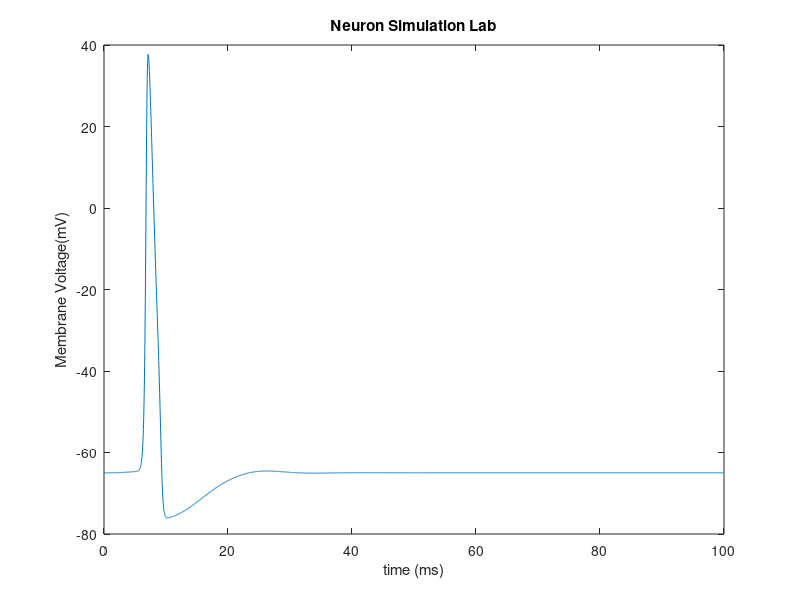

MATLAB code to generate this figure:
x = 0:0.025:99.9875;
y=[-65
-64.9993
-64.9985
-64.9978
-64.9971
-64.9964
-64.9957
-64.995
-64.9943
-64.9937
-64.993
-64.9923
-64.9917
-64.991
-64.9904
-64.9898
-64.9891
-64.9885
-64.9879
-64.9873
-64.9867
-64.9861
-64.9855
-64.9849
-64.9843
-64.9837
-64.9831
-64.9826
-64.982
-64.9814
-64.9809
-64.9803
-64.9798
-64.9792
-64.9787
-64.9781
-64.9776
-64.9771
-64.9766
-64.9761
-64.9755
-64.975
-64.9745
-64.974
-64.9735
-64.973
-64.9725
-64.9721
-64.9716
-64.9711
-64.9706
-64.9701
-64.9696
-64.9691
-64.9686
-64.9681
-64.9676
-64.9671
-64.9665
-64.966
-64.9655
-64.9649
-64.9643
-64.9637
-64.9631
-64.9625
-64.9619
-64.9612
-64.9605
-64.9598
-64.9591
-64.9584
-64.9576
-64.9568
-64.956
-64.9552
-64.9543
-64.9534
-64.9525
-64.9516
-64.9506
-64.9496
-64.9485
-64.9475
-64.9464
-64.9453
-64.9441
-64.9429
-64.9417
-64.9405
-64.9392
-64.9379
-64.9366
-64.9352
-64.9339
-64.9324
-64.931
-64.9295
-64.928
-64.9265
-64.9249
-64.9234
-64.9218
-64.9201
-64.9185
-64.9168
-64.9151
-64.9133
-64.9116
-64.9098
-64.908
-64.9061
-64.9043
-64.9024
-64.9005
-64.8986
-64.8966
-64.8947
-64.8927
-64.8907
-64.8887
-64.8866
-64.8846
-64.8825
-64.8804
-64.8783
-64.8762
-64.874
-64.8719
-64.8697
-64.8675
-64.8653
-64.8631
-64.8609
-64.8586
-64.8564
-64.8541
-64.8518
-64.8495
-64.8472
-64.8449
-64.8426
-64.8403
-64.838
-64.8356
-64.8333
-64.8309
-64.8285
-64.8262
-64.8238
-64.8214
-64.819
-64.8166
-64.8142
-64.8118
-64.8093
-64.8069
-64.8045
-64.802
-64.7996
-64.7971
-64.7947
-64.7922
-64.7897
-64.7873
-64.7848
-64.7823
-64.7798
-64.7773
-64.7748
-64.7723
-64.7697
-64.7672
-64.7647
-64.7621
-64.7595
-64.757
-64.7544
-64.7518
-64.7492
-64.7465
-64.7439
-64.7412
-64.7385
-64.7358
-64.733
-64.7302
-64.7274
-64.7246
-64.7217
-64.7187
-64.7157
-64.7127
-64.7096
-64.7064
-64.7031
-64.6997
-64.6962
-64.6926
-64.6888
-64.6849
-64.6808
-64.6765
-64.672
-64.6671
-64.662
-64.6565
-64.6506
-64.6442
-64.6372
-64.6297
-64.6214
-64.6124
-64.6024
-64.5914
-64.5792
-64.5657
-64.5506
-64.5337
-64.5149
-64.4939
-64.4703
-64.4439
-64.4142
-64.3808
-64.3433
-64.3011
-64.2536
-64.2002
-64.14
-64.0722
-63.9959
-63.9099
-63.8131
-63.7041
-63.5813
-63.4431
-63.2874
-63.1122
-62.9149
-62.693
-62.4432
-62.1621
-61.846
-61.4904
-61.0906
-60.6411
-60.1358
-59.568
-58.9301
-58.2135
-57.409
-56.5059
-55.4926
-54.3562
-53.0823
-51.6554
-50.0582
-48.2721
-46.2772
-44.0523
-41.5756
-38.8249
-35.7792
-32.4201
-28.7336
-24.7138
-20.3661
-15.7122
-10.7941
-5.67755
-0.45301
4.76771
9.85942
14.6956
19.1621
23.1695
26.6604
29.6114
32.0296
33.9453
35.4038
36.4578
37.1614
37.5658
37.7172
37.6557
37.4152
37.0242
36.5059
35.8794
35.1604
34.3617
33.4941
32.5664
31.5861
30.5599
29.4934
28.3916
27.2591
26.0998
24.9173
23.7148
22.4953
21.2613
20.0152
18.7592
17.4952
16.2251
14.9505
13.673
12.3938
11.1144
9.8358
8.55908
7.28519
6.01496
4.74914
3.48839
2.23328
0.984318
-0.258086
-1.49358
-2.72188
-3.94276
-5.15608
-6.36172
-7.55964
-8.74986
-9.93244
-11.1075
-12.2752
-13.4358
-14.5895
-15.7368
-16.878
-18.0136
-19.1442
-20.2705
-21.3931
-22.513
-23.6311
-24.7486
-25.8665
-26.9863
-28.1095
-29.2377
-30.3727
-31.5166
-32.6714
-33.8394
-35.0228
-36.2242
-37.4458
-38.6901
-39.9592
-41.255
-42.5791
-43.9324
-45.3152
-46.7267
-48.1653
-49.628
-51.1103
-52.6064
-54.109
-55.6095
-57.098
-58.564
-59.9963
-61.3841
-62.717
-63.9859
-65.1833
-66.3034
-67.3427
-68.2996
-69.1745
-69.9694
-70.6877
-71.3336
-71.9122
-72.4288
-72.8887
-73.2974
-73.6598
-73.9806
-74.2643
-74.5147
-74.7354
-74.9296
-75.1002
-75.2495
-75.38
-75.4934
-75.5917
-75.6764
-75.749
-75.8108
-75.8631
-75.9068
-75.9431
-75.9728
-75.9968
-76.0158
-76.0304
-76.0413
-76.049
-76.0538
-76.0563
-76.0567
-76.0554
-76.0526
-76.0484
-76.0432
-76.037
-76.0299
-76.0222
-76.0138
-76.0049
-75.9956
-75.9858
-75.9756
-75.9651
-75.9544
-75.9433
-75.932
-75.9205
-75.9088
-75.8969
-75.8848
-75.8725
-75.8601
-75.8475
-75.8348
-75.8219
-75.8089
-75.7957
-75.7824
-75.769
-75.7554
-75.7418
-75.728
-75.714
-75.7
-75.6858
-75.6715
-75.657
-75.6425
-75.6278
-75.613
-75.5981
-75.583
-75.5679
-75.5526
-75.5372
-75.5217
-75.506
-75.4902
-75.4744
-75.4583
-75.4422
-75.426
-75.4096
-75.3931
-75.3765
-75.3597
-75.3429
-75.3259
-75.3088
-75.2915
-75.2742
-75.2567
-75.2391
-75.2214
-75.2036
-75.1856
-75.1675
-75.1493
-75.131
-75.1126
-75.094
-75.0753
-75.0565
-75.0376
-75.0185
-74.9994
-74.9801
-74.9607
-74.9411
-74.9215
-74.9017
-74.8818
-74.8618
-74.8417
-74.8214
-74.8011
-74.7806
-74.76
-74.7393
-74.7184
-74.6975
-74.6764
-74.6552
-74.6339
-74.6125
-74.591
-74.5693
-74.5475
-74.5257
-74.5037
-74.4816
-74.4594
-74.437
-74.4146
-74.3921
-74.3694
-74.3466
-74.3238
-74.3008
-74.2777
-74.2545
-74.2312
-74.2078
-74.1843
-74.1606
-74.1369
-74.1131
-74.0892
-74.0651
-74.041
-74.0168
-73.9924
-73.968
-73.9435
-73.9188
-73.8941
-73.8693
-73.8444
-73.8194
-73.7943
-73.7691
-73.7438
-73.7184
-73.6929
-73.6674
-73.6417
-73.616
-73.5901
-73.5642
-73.5383
-73.5122
-73.486
-73.4598
-73.4334
-73.407
-73.3806
-73.354
-73.3274
-73.3007
-73.2739
-73.247
-73.2201
-73.1931
-73.166
-73.1388
-73.1116
-73.0843
-73.057
-73.0295
-73.0021
-72.9745
-72.9469
-72.9192
-72.8915
-72.8637
-72.8358
-72.8079
-72.78
-72.7519
-72.7239
-72.6957
-72.6676
-72.6393
-72.611
-72.5827
-72.5543
-72.5259
-72.4974
-72.4689
-72.4403
-72.4117
-72.3831
-72.3544
-72.3257
-72.2969
-72.2681
-72.2393
-72.2104
-72.1815
-72.1526
-72.1236
-72.0947
-72.0656
-72.0366
-72.0075
-71.9784
-71.9493
-71.9201
-71.891
-71.8618
-71.8326
-71.8033
-71.7741
-71.7448
-71.7156
-71.6863
-71.6569
-71.6276
-71.5983
-71.5689
-71.5396
-71.5102
-71.4809
-71.4515
-71.4221
-71.3927
-71.3633
-71.334
-71.3046
-71.2752
-71.2458
-71.2164
-71.187
-71.1577
-71.1283
-71.099
-71.0696
-71.0403
-71.0109
-70.9816
-70.9523
-70.923
-70.8937
-70.8644
-70.8352
-70.8059
-70.7767
-70.7475
-70.7183
-70.6891
-70.66
-70.6309
-70.6018
-70.5727
-70.5436
-70.5146
-70.4856
-70.4566
-70.4276
-70.3987
-70.3698
-70.341
-70.3121
-70.2833
-70.2546
-70.2258
-70.1971
-70.1685
-70.1398
-70.1113
-70.0827
-70.0542
-70.0257
-69.9973
-69.9689
-69.9406
-69.9122
-69.884
-69.8558
-69.8276
-69.7994
-69.7713
-69.7433
-69.7153
-69.6873
-69.6594
-69.6316
-69.6038
-69.576
-69.5483
-69.5206
-69.493
-69.4655
-69.438
-69.4105
-69.3831
-69.3558
-69.3285
-69.3013
-69.2741
-69.247
-69.2199
-69.1929
-69.166
-69.1391
-69.1123
-69.0856
-69.0589
-69.0322
-69.0057
-68.9792
-68.9527
-68.9263
-68.9
-68.8737
-68.8476
-68.8214
-68.7954
-68.7694
-68.7434
-68.7175
-68.6917
-68.666
-68.6403
-68.6147
-68.5892
-68.5637
-68.5383
-68.513
-68.4877
-68.4625
-68.4374
-68.4123
-68.3873
-68.3624
-68.3376
-68.3128
-68.2881
-68.2635
-68.2389
-68.2144
-68.19
-68.1657
-68.1414
-68.1173
-68.0932
-68.0691
-68.0452
-68.0213
-67.9975
-67.9738
-67.9501
-67.9266
-67.9031
-67.8796
-67.8563
-67.833
-67.8098
-67.7867
-67.7637
-67.7407
-67.7178
-67.695
-67.6723
-67.6496
-67.627
-67.6045
-67.5821
-67.5597
-67.5374
-67.5152
-67.4931
-67.4711
-67.4491
-67.4272
-67.4054
-67.3837
-67.3621
-67.3405
-67.3191
-67.2977
-67.2763
-67.2551
-67.234
-67.2129
-67.1919
-67.171
-67.1502
-67.1295
-67.1088
-67.0882
-67.0677
-67.0473
-67.027
-67.0068
-66.9866
-66.9666
-66.9466
-66.9267
-66.9068
-66.8871
-66.8674
-66.8478
-66.8283
-66.8089
-66.7896
-66.7703
-66.7511
-66.732
-66.713
-66.6941
-66.6752
-66.6564
-66.6377
-66.6191
-66.6006
-66.5822
-66.5638
-66.5455
-66.5273
-66.5092
-66.4911
-66.4732
-66.4553
-66.4375
-66.4198
-66.4022
-66.3847
-66.3672
-66.3498
-66.3326
-66.3154
-66.2983
-66.2812
-66.2643
-66.2474
-66.2307
-66.214
-66.1974
-66.1809
-66.1644
-66.1481
-66.1318
-66.1157
-66.0996
-66.0836
-66.0677
-66.0519
-66.0362
-66.0205
-66.0049
-65.9895
-65.9741
-65.9588
-65.9436
-65.9284
-65.9134
-65.8984
-65.8835
-65.8687
-65.854
-65.8393
-65.8248
-65.8103
-65.7959
-65.7816
-65.7674
-65.7532
-65.7391
-65.7252
-65.7113
-65.6974
-65.6837
-65.67
-65.6565
-65.643
-65.6296
-65.6162
-65.603
-65.5898
-65.5768
-65.5638
-65.5509
-65.538
-65.5253
-65.5126
-65.5001
-65.4876
-65.4752
-65.4629
-65.4506
-65.4385
-65.4264
-65.4144
-65.4025
-65.3907
-65.379
-65.3674
-65.3558
-65.3444
-65.333
-65.3217
-65.3105
-65.2993
-65.2883
-65.2774
-65.2665
-65.2557
-65.245
-65.2344
-65.2239
-65.2135
-65.2031
-65.1929
-65.1827
-65.1726
-65.1627
-65.1527
-65.1429
-65.1332
-65.1236
-65.114
-65.1045
-65.0951
-65.0858
-65.0766
-65.0675
-65.0585
-65.0495
-65.0407
-65.0319
-65.0232
-65.0146
-65.0061
-64.9977
-64.9893
-64.981
-64.9729
-64.9648
-64.9567
-64.9488
-64.941
-64.9332
-64.9255
-64.9179
-64.9104
-64.9029
-64.8956
-64.8883
-64.8811
-64.8739
-64.8669
-64.8599
-64.8531
-64.8463
-64.8395
-64.8329
-64.8263
-64.8198
-64.8134
-64.8071
-64.8008
-64.7947
-64.7886
-64.7826
-64.7766
-64.7708
-64.765
-64.7593
-64.7537
-64.7481
-64.7427
-64.7373
-64.7319
-64.7267
-64.7216
-64.7165
-64.7115
-64.7066
-64.7017
-64.6969
-64.6922
-64.6876
-64.6831
-64.6786
-64.6742
-64.6699
-64.6657
-64.6615
-64.6574
-64.6534
-64.6495
-64.6456
-64.6418
-64.6381
-64.6345
-64.6309
-64.6274
-64.624
-64.6206
-64.6174
-64.6142
-64.611
-64.608
-64.605
-64.6021
-64.5992
-64.5965
-64.5938
-64.5911
-64.5886
-64.5861
-64.5837
-64.5813
-64.5791
-64.5769
-64.5747
-64.5726
-64.5706
-64.5687
-64.5668
-64.565
-64.5633
-64.5616
-64.56
-64.5585
-64.557
-64.5556
-64.5542
-64.5529
-64.5517
-64.5506
-64.5495
-64.5485
-64.5475
-64.5466
-64.5457
-64.5449
-64.5442
-64.5436
-64.543
-64.5424
-64.5419
-64.5415
-64.5411
-64.5408
-64.5405
-64.5403
-64.5402
-64.5401
-64.5401
-64.5401
-64.5402
-64.5403
-64.5405
-64.5407
-64.541
-64.5413
-64.5417
-64.5422
-64.5426
-64.5432
-64.5438
-64.5444
-64.5451
-64.5458
-64.5466
-64.5474
-64.5483
-64.5492
-64.5502
-64.5512
-64.5523
-64.5534
-64.5545
-64.5557
-64.5569
-64.5582
-64.5595
-64.5608
-64.5622
-64.5636
-64.5651
-64.5666
-64.5681
-64.5697
-64.5713
-64.573
-64.5747
-64.5764
-64.5781
-64.5799
-64.5818
-64.5836
-64.5855
-64.5874
-64.5894
-64.5914
-64.5934
-64.5954
-64.5975
-64.5996
-64.6017
-64.6039
-64.6061
-64.6083
-64.6105
-64.6128
-64.6151
-64.6174
-64.6197
-64.6221
-64.6245
-64.6269
-64.6293
-64.6317
-64.6342
-64.6367
-64.6392
-64.6417
-64.6443
-64.6468
-64.6494
-64.652
-64.6546
-64.6572
-64.6599
-64.6626
-64.6652
-64.6679
-64.6706
-64.6733
-64.6761
-64.6788
-64.6816
-64.6843
-64.6871
-64.6899
-64.6927
-64.6955
-64.6983
-64.7011
-64.704
-64.7068
-64.7096
-64.7125
-64.7153
-64.7182
-64.7211
-64.7239
-64.7268
-64.7297
-64.7326
-64.7355
-64.7384
-64.7413
-64.7442
-64.747
-64.7499
-64.7528
-64.7557
-64.7586
-64.7615
-64.7644
-64.7673
-64.7702
-64.7731
-64.776
-64.7789
-64.7818
-64.7846
-64.7875
-64.7904
-64.7933
-64.7961
-64.799
-64.8018
-64.8047
-64.8075
-64.8103
-64.8132
-64.816
-64.8188
-64.8216
-64.8244
-64.8272
-64.83
-64.8327
-64.8355
-64.8382
-64.841
-64.8437
-64.8464
-64.8492
-64.8519
-64.8545
-64.8572
-64.8599
-64.8625
-64.8652
-64.8678
-64.8704
-64.873
-64.8756
-64.8782
-64.8808
-64.8833
-64.8858
-64.8884
-64.8909
-64.8934
-64.8959
-64.8983
-64.9008
-64.9032
-64.9056
-64.908
-64.9104
-64.9128
-64.9152
-64.9175
-64.9198
-64.9221
-64.9244
-64.9267
-64.929
-64.9312
-64.9334
-64.9356
-64.9378
-64.94
-64.9422
-64.9443
-64.9464
-64.9485
-64.9506
-64.9527
-64.9547
-64.9568
-64.9588
-64.9608
-64.9628
-64.9647
-64.9667
-64.9686
-64.9705
-64.9724
-64.9742
-64.9761
-64.9779
-64.9797
-64.9815
-64.9833
-64.9851
-64.9868
-64.9885
-64.9902
-64.9919
-64.9935
-64.9952
-64.9968
-64.9984
-65
-65.0015
-65.0031
-65.0046
-65.0061
-65.0076
-65.0091
-65.0105
-65.0119
-65.0133
-65.0147
-65.0161
-65.0174
-65.0187
-65.02
-65.0213
-65.0226
-65.0238
-65.0251
-65.0263
-65.0274
-65.0286
-65.0297
-65.0309
-65.032
-65.0331
-65.0341
-65.0352
-65.0362
-65.0372
-65.0382
-65.0392
-65.0401
-65.041
-65.0419
-65.0428
-65.0437
-65.0446
-65.0454
-65.0462
-65.047
-65.0478
-65.0486
-65.0493
-65.05
-65.0508
-65.0514
-65.0521
-65.0528
-65.0534
-65.054
-65.0546
-65.0552
-65.0558
-65.0564
-65.0569
-65.0574
-65.0579
-65.0584
-65.0589
-65.0594
-65.0598
-65.0602
-65.0606
-65.061
-65.0614
-65.0618
-65.0621
-65.0625
-65.0628
-65.0631
-65.0634
-65.0636
-65.0639
-65.0642
-65.0644
-65.0646
-65.0648
-65.065
-65.0652
-65.0653
-65.0655
-65.0656
-65.0658
-65.0659
-65.066
-65.0661
-65.0661
-65.0662
-65.0662
-65.0663
-65.0663
-65.0663
-65.0663
-65.0663
-65.0663
-65.0663
-65.0662
-65.0662
-65.0661
-65.066
-65.0659
-65.0658
-65.0657
-65.0656
-65.0655
-65.0653
-65.0652
-65.065
-65.0649
-65.0647
-65.0645
-65.0643
-65.0641
-65.0639
-65.0637
-65.0634
-65.0632
-65.063
-65.0627
-65.0624
-65.0622
-65.0619
-65.0616
-65.0613
-65.061
-65.0607
-65.0603
-65.06
-65.0597
-65.0593
-65.059
-65.0586
-65.0583
-65.0579
-65.0575
-65.0572
-65.0568
-65.0564
-65.056
-65.0556
-65.0552
-65.0548
-65.0543
-65.0539
-65.0535
-65.053
-65.0526
-65.0522
-65.0517
-65.0513
-65.0508
-65.0503
-65.0499
-65.0494
-65.0489
-65.0484
-65.0479
-65.0475
-65.047
-65.0465
-65.046
-65.0455
-65.045
-65.0444
-65.0439
-65.0434
-65.0429
-65.0424
-65.0418
-65.0413
-65.0408
-65.0403
-65.0397
-65.0392
-65.0386
-65.0381
-65.0376
-65.037
-65.0365
-65.0359
-65.0354
-65.0348
-65.0343
-65.0337
-65.0331
-65.0326
-65.032
-65.0315
-65.0309
-65.0303
-65.0298
-65.0292
-65.0287
-65.0281
-65.0275
-65.027
-65.0264
-65.0258
-65.0253
-65.0247
-65.0241
-65.0236
-65.023
-65.0224
-65.0219
-65.0213
-65.0207
-65.0202
-65.0196
-65.019
-65.0185
-65.0179
-65.0173
-65.0168
-65.0162
-65.0157
-65.0151
-65.0145
-65.014
-65.0134
-65.0129
-65.0123
-65.0118
-65.0112
-65.0107
-65.0101
-65.0096
-65.009
-65.0085
-65.0079
-65.0074
-65.0069
-65.0063
-65.0058
-65.0053
-65.0047
-65.0042
-65.0037
-65.0031
-65.0026
-65.0021
-65.0016
-65.0011
-65.0005
-65
-64.9995
-64.999
-64.9985
-64.998
-64.9975
-64.997
-64.9965
-64.996
-64.9955
-64.995
-64.9946
-64.9941
-64.9936
-64.9931
-64.9926
-64.9922
-64.9917
-64.9912
-64.9907
-64.9903
-64.9898
-64.9894
-64.9889
-64.9884
-64.988
-64.9875
-64.9871
-64.9867
-64.9862
-64.9858
-64.9853
-64.9849
-64.9845
-64.9841
-64.9836
-64.9832
-64.9828
-64.9824
-64.982
-64.9816
-64.9811
-64.9807
-64.9803
-64.9799
-64.9796
-64.9792
-64.9788
-64.9784
-64.978
-64.9776
-64.9772
-64.9769
-64.9765
-64.9761
-64.9758
-64.9754
-64.9751
-64.9747
-64.9744
-64.974
-64.9737
-64.9733
-64.973
-64.9727
-64.9723
-64.972
-64.9717
-64.9714
-64.971
-64.9707
-64.9704
-64.9701
-64.9698
-64.9695
-64.9692
-64.9689
-64.9686
-64.9683
-64.968
-64.9678
-64.9675
-64.9672
-64.9669
-64.9667
-64.9664
-64.9662
-64.9659
-64.9656
-64.9654
-64.9651
-64.9649
-64.9647
-64.9644
-64.9642
-64.964
-64.9637
-64.9635
-64.9633
-64.9631
-64.9629
-64.9627
-64.9624
-64.9622
-64.962
-64.9618
-64.9617
-64.9615
-64.9613
-64.9611
-64.9609
-64.9607
-64.9606
-64.9604
-64.9602
-64.9601
-64.9599
-64.9597
-64.9596
-64.9594
-64.9593
-64.9591
-64.959
-64.9588
-64.9587
-64.9586
-64.9584
-64.9583
-64.9582
-64.9581
-64.9579
-64.9578
-64.9577
-64.9576
-64.9575
-64.9574
-64.9573
-64.9572
-64.9571
-64.957
-64.9569
-64.9568
-64.9567
-64.9567
-64.9566
-64.9565
-64.9564
-64.9564
-64.9563
-64.9562
-64.9562
-64.9561
-64.9561
-64.956
-64.956
-64.9559
-64.9559
-64.9558
-64.9558
-64.9557
-64.9557
-64.9557
-64.9556
-64.9556
-64.9556
-64.9555
-64.9555
-64.9555
-64.9555
-64.9555
-64.9555
-64.9554
-64.9554
-64.9554
-64.9554
-64.9554
-64.9554
-64.9554
-64.9554
-64.9554
-64.9554
-64.9555
-64.9555
-64.9555
-64.9555
-64.9555
-64.9555
-64.9556
-64.9556
-64.9556
-64.9556
-64.9557
-64.9557
-64.9557
-64.9558
-64.9558
-64.9558
-64.9559
-64.9559
-64.956
-64.956
-64.9561
-64.9561
-64.9562
-64.9562
-64.9563
-64.9563
-64.9564
-64.9564
-64.9565
-64.9566
-64.9566
-64.9567
-64.9567
-64.9568
-64.9569
-64.957
-64.957
-64.9571
-64.9572
-64.9572
-64.9573
-64.9574
-64.9575
-64.9576
-64.9576
-64.9577
-64.9578
-64.9579
-64.958
-64.958
-64.9581
-64.9582
-64.9583
-64.9584
-64.9585
-64.9586
-64.9587
-64.9588
-64.9589
-64.959
-64.959
-64.9591
-64.9592
-64.9593
-64.9594
-64.9595
-64.9596
-64.9597
-64.9598
-64.9599
-64.96
-64.9601
-64.9602
-64.9604
-64.9605
-64.9606
-64.9607
-64.9608
-64.9609
-64.961
-64.9611
-64.9612
-64.9613
-64.9614
-64.9615
-64.9616
-64.9618
-64.9619
-64.962
-64.9621
-64.9622
-64.9623
-64.9624
-64.9625
-64.9626
-64.9628
-64.9629
-64.963
-64.9631
-64.9632
-64.9633
-64.9634
-64.9635
-64.9637
-64.9638
-64.9639
-64.964
-64.9641
-64.9642
-64.9643
-64.9645
-64.9646
-64.9647
-64.9648
-64.9649
-64.965
-64.9651
-64.9653
-64.9654
-64.9655
-64.9656
-64.9657
-64.9658
-64.9659
-64.966
-64.9662
-64.9663
-64.9664
-64.9665
-64.9666
-64.9667
-64.9668
-64.9669
-64.9671
-64.9672
-64.9673
-64.9674
-64.9675
-64.9676
-64.9677
-64.9678
-64.9679
-64.968
-64.9681
-64.9683
-64.9684
-64.9685
-64.9686
-64.9687
-64.9688
-64.9689
-64.969
-64.9691
-64.9692
-64.9693
-64.9694
-64.9695
-64.9696
-64.9697
-64.9698
-64.9699
-64.97
-64.9701
-64.9702
-64.9703
-64.9704
-64.9705
-64.9706
-64.9707
-64.9708
-64.9709
-64.971
-64.9711
-64.9712
-64.9712
-64.9713
-64.9714
-64.9715
-64.9716
-64.9717
-64.9718
-64.9719
-64.972
-64.972
-64.9721
-64.9722
-64.9723
-64.9724
-64.9725
-64.9725
-64.9726
-64.9727
-64.9728
-64.9729
-64.973
-64.973
-64.9731
-64.9732
-64.9733
-64.9733
-64.9734
-64.9735
-64.9736
-64.9736
-64.9737
-64.9738
-64.9738
-64.9739
-64.974
-64.9741
-64.9741
-64.9742
-64.9743
-64.9743
-64.9744
-64.9745
-64.9745
-64.9746
-64.9746
-64.9747
-64.9748
-64.9748
-64.9749
-64.9749
-64.975
-64.9751
-64.9751
-64.9752
-64.9752
-64.9753
-64.9753
-64.9754
-64.9754
-64.9755
-64.9755
-64.9756
-64.9756
-64.9757
-64.9757
-64.9758
-64.9758
-64.9759
-64.9759
-64.976
-64.976
-64.9761
-64.9761
-64.9762
-64.9762
-64.9762
-64.9763
-64.9763
-64.9763
-64.9764
-64.9764
-64.9765
-64.9765
-64.9765
-64.9766
-64.9766
-64.9766
-64.9767
-64.9767
-64.9767
-64.9768
-64.9768
-64.9768
-64.9768
-64.9769
-64.9769
-64.9769
-64.977
-64.977
-64.977
-64.977
-64.9771
-64.9771
-64.9771
-64.9771
-64.9771
-64.9772
-64.9772
-64.9772
-64.9772
-64.9772
-64.9772
-64.9773
-64.9773
-64.9773
-64.9773
-64.9773
-64.9773
-64.9774
-64.9774
-64.9774
-64.9774
-64.9774
-64.9774
-64.9774
-64.9774
-64.9774
-64.9775
-64.9775
-64.9775
-64.9775
-64.9775
-64.9775
-64.9775
-64.9775
-64.9775
-64.9775
-64.9775
-64.9775
-64.9775
-64.9775
-64.9775
-64.9775
-64.9775
-64.9775
-64.9775
-64.9775
-64.9775
-64.9775
-64.9775
-64.9775
-64.9775
-64.9775
-64.9775
-64.9775
-64.9775
-64.9775
-64.9775
-64.9775
-64.9775
-64.9775
-64.9775
-64.9775
-64.9774
-64.9774
-64.9774
-64.9774
-64.9774
-64.9774
-64.9774
-64.9774
-64.9774
-64.9774
-64.9774
-64.9773
-64.9773
-64.9773
-64.9773
-64.9773
-64.9773
-64.9773
-64.9772
-64.9772
-64.9772
-64.9772
-64.9772
-64.9772
-64.9772
-64.9771
-64.9771
-64.9771
-64.9771
-64.9771
-64.9771
-64.9771
-64.977
-64.977
-64.977
-64.977
-64.977
-64.9769
-64.9769
-64.9769
-64.9769
-64.9769
-64.9769
-64.9768
-64.9768
-64.9768
-64.9768
-64.9768
-64.9767
-64.9767
-64.9767
-64.9767
-64.9767
-64.9766
-64.9766
-64.9766
-64.9766
-64.9765
-64.9765
-64.9765
-64.9765
-64.9765
-64.9764
-64.9764
-64.9764
-64.9764
-64.9763
-64.9763
-64.9763
-64.9763
-64.9762
-64.9762
-64.9762
-64.9762
-64.9762
-64.9761
-64.9761
-64.9761
-64.9761
-64.976
-64.976
-64.976
-64.976
-64.9759
-64.9759
-64.9759
-64.9759
-64.9759
-64.9758
-64.9758
-64.9758
-64.9758
-64.9757
-64.9757
-64.9757
-64.9757
-64.9756
-64.9756
-64.9756
-64.9756
-64.9755
-64.9755
-64.9755
-64.9755
-64.9754
-64.9754
-64.9754
-64.9754
-64.9753
-64.9753
-64.9753
-64.9753
-64.9753
-64.9752
-64.9752
-64.9752
-64.9752
-64.9751
-64.9751
-64.9751
-64.9751
-64.975
-64.975
-64.975
-64.975
-64.975
-64.9749
-64.9749
-64.9749
-64.9749
-64.9748
-64.9748
-64.9748
-64.9748
-64.9747
-64.9747
-64.9747
-64.9747
-64.9747
-64.9746
-64.9746
-64.9746
-64.9746
-64.9745
-64.9745
-64.9745
-64.9745
-64.9745
-64.9744
-64.9744
-64.9744
-64.9744
-64.9744
-64.9743
-64.9743
-64.9743
-64.9743
-64.9743
-64.9742
-64.9742
-64.9742
-64.9742
-64.9742
-64.9741
-64.9741
-64.9741
-64.9741
-64.9741
-64.9741
-64.974
-64.974
-64.974
-64.974
-64.974
-64.9739
-64.9739
-64.9739
-64.9739
-64.9739
-64.9739
-64.9738
-64.9738
-64.9738
-64.9738
-64.9738
-64.9738
-64.9737
-64.9737
-64.9737
-64.9737
-64.9737
-64.9737
-64.9736
-64.9736
-64.9736
-64.9736
-64.9736
-64.9736
-64.9736
-64.9735
-64.9735
-64.9735
-64.9735
-64.9735
-64.9735
-64.9735
-64.9734
-64.9734
-64.9734
-64.9734
-64.9734
-64.9734
-64.9734
-64.9734
-64.9734
-64.9733
-64.9733
-64.9733
-64.9733
-64.9733
-64.9733
-64.9733
-64.9733
-64.9733
-64.9732
-64.9732
-64.9732
-64.9732
-64.9732
-64.9732
-64.9732
-64.9732
-64.9732
-64.9732
-64.9731
-64.9731
-64.9731
-64.9731
-64.9731
-64.9731
-64.9731
-64.9731
-64.9731
-64.9731
-64.9731
-64.9731
-64.973
-64.973
-64.973
-64.973
-64.973
-64.973
-64.973
-64.973
-64.973
-64.973
-64.973
-64.973
-64.973
-64.973
-64.973
-64.973
-64.973
-64.9729
-64.9729
-64.9729
-64.9729
-64.9729
-64.9729
-64.9729
-64.9729
-64.9729
-64.9729
-64.9729
-64.9729
-64.9729
-64.9729
-64.9729
-64.9729
-64.9729
-64.9729
-64.9729
-64.9729
-64.9729
-64.9729
-64.9729
-64.9729
-64.9729
-64.9729
-64.9729
-64.9729
-64.9729
-64.9729
-64.9729
-64.9729
-64.9729
-64.9729
-64.9729
-64.9728
-64.9728
-64.9728
-64.9728
-64.9728
-64.9728
-64.9728
-64.9728
-64.9728
-64.9728
-64.9728
-64.9728
-64.9728
-64.9728
-64.9728
-64.9728
-64.9729
-64.9729
-64.9729
-64.9729
-64.9729
-64.9729
-64.9729
-64.9729
-64.9729
-64.9729
-64.9729
-64.9729
-64.9729
-64.9729
-64.9729
-64.9729
-64.9729
-64.9729
-64.9729
-64.9729
-64.9729
-64.9729
-64.9729
-64.9729
-64.9729
-64.9729
-64.9729
-64.9729
-64.9729
-64.9729
-64.9729
-64.9729
-64.9729
-64.9729
-64.9729
-64.9729
-64.9729
-64.9729
-64.9729
-64.9729
-64.9729
-64.9729
-64.9729
-64.973
-64.973
-64.973
-64.973
-64.973
-64.973
-64.973
-64.973
-64.973
-64.973
-64.973
-64.973
-64.973
-64.973
-64.973
-64.973
-64.973
-64.973
-64.973
-64.973
-64.973
-64.973
-64.973
-64.973
-64.9731
-64.9731
-64.9731
-64.9731
-64.9731
-64.9731
-64.9731
-64.9731
-64.9731
-64.9731
-64.9731
-64.9731
-64.9731
-64.9731
-64.9731
-64.9731
-64.9731
-64.9731
-64.9731
-64.9731
-64.9731
-64.9732
-64.9732
-64.9732
-64.9732
-64.9732
-64.9732
-64.9732
-64.9732
-64.9732
-64.9732
-64.9732
-64.9732
-64.9732
-64.9732
-64.9732
-64.9732
-64.9732
-64.9732
-64.9732
-64.9733
-64.9733
-64.9733
-64.9733
-64.9733
-64.9733
-64.9733
-64.9733
-64.9733
-64.9733
-64.9733
-64.9733
-64.9733
-64.9733
-64.9733
-64.9733
-64.9733
-64.9733
-64.9733
-64.9733
-64.9734
-64.9734
-64.9734
-64.9734
-64.9734
-64.9734
-64.9734
-64.9734
-64.9734
-64.9734
-64.9734
-64.9734
-64.9734
-64.9734
-64.9734
-64.9734
-64.9734
-64.9734
-64.9734
-64.9734
-64.9734
-64.9734
-64.9735
-64.9735
-64.9735
-64.9735
-64.9735
-64.9735
-64.9735
-64.9735
-64.9735
-64.9735
-64.9735
-64.9735
-64.9735
-64.9735
-64.9735
-64.9735
-64.9735
-64.9735
-64.9735
-64.9735
-64.9735
-64.9735
-64.9736
-64.9736
-64.9736
-64.9736
-64.9736
-64.9736
-64.9736
-64.9736
-64.9736
-64.9736
-64.9736
-64.9736
-64.9736
-64.9736
-64.9736
-64.9736
-64.9736
-64.9736
-64.9736
-64.9736
-64.9736
-64.9736
-64.9736
-64.9736
-64.9736
-64.9736
-64.9737
-64.9737
-64.9737
-64.9737
-64.9737
-64.9737
-64.9737
-64.9737
-64.9737
-64.9737
-64.9737
-64.9737
-64.9737
-64.9737
-64.9737
-64.9737
-64.9737
-64.9737
-64.9737
-64.9737
-64.9737
-64.9737
-64.9737
-64.9737
-64.9737
-64.9737
-64.9737
-64.9737
-64.9737
-64.9737
-64.9737
-64.9737
-64.9737
-64.9737
-64.9738
-64.9738
-64.9738
-64.9738
-64.9738
-64.9738
-64.9738
-64.9738
-64.9738
-64.9738
-64.9738
-64.9738
-64.9738
-64.9738
-64.9738
-64.9738
-64.9738
-64.9738
-64.9738
-64.9738
-64.9738
-64.9738
-64.9738
-64.9738
-64.9738
-64.9738
-64.9738
-64.9738
-64.9738
-64.9738
-64.9738
-64.9738
-64.9738
-64.9738
-64.9738
-64.9738
-64.9738
-64.9738
-64.9738
-64.9738
-64.9738
-64.9738
-64.9738
-64.9738
-64.9738
-64.9738
-64.9738
-64.9738
-64.9738
-64.9738
-64.9738
-64.9738
-64.9738
-64.9738
-64.9738
-64.9738
-64.9738
-64.9738
-64.9738
-64.9738
-64.9738
-64.9738
-64.9738
-64.9738
-64.9738
-64.9738
-64.9738
-64.9738
-64.9738
-64.9738
-64.9738
-64.9738
-64.9738
-64.9738
-64.9738
-64.9738
-64.9738
-64.9738
-64.9738
-64.9738
-64.9738
-64.9738
-64.9738
-64.9738
-64.9738
-64.9738
-64.9738
-64.9738
-64.9738
-64.9738
-64.9738
-64.9738
-64.9738
-64.9738
-64.9738
-64.9738
-64.9738
-64.9738
-64.9738
-64.9738
-64.9738
-64.9738
-64.9738
-64.9738
-64.9738
-64.9738
-64.9738
-64.9738
-64.9738
-64.9738
-64.9738
-64.9738
-64.9738
-64.9738
-64.9738
-64.9738
-64.9738
-64.9738
-64.9738
-64.9738
-64.9738
-64.9738
-64.9738
-64.9738
-64.9738
-64.9738
-64.9738
-64.9738
-64.9738
-64.9738
-64.9738
-64.9738
-64.9738
-64.9738
-64.9738
-64.9738
-64.9738
-64.9738
-64.9738
-64.9738
-64.9738
-64.9738
-64.9738
-64.9738
-64.9738
-64.9738
-64.9738
-64.9738
-64.9738
-64.9738
-64.9738
-64.9738
-64.9738
-64.9738
-64.9738
-64.9738
-64.9738
-64.9738
-64.9738
-64.9738
-64.9738
-64.9738
-64.9738
-64.9738
-64.9738
-64.9738
-64.9738
-64.9738
-64.9738
-64.9738
-64.9738
-64.9738
-64.9738
-64.9738
-64.9738
-64.9738
-64.9738
-64.9738
-64.9738
-64.9738
-64.9738
-64.9738
-64.9738
-64.9738
-64.9738
-64.9738
-64.9738
-64.9738
-64.9738
-64.9738
-64.9738
-64.9738
-64.9738
-64.9738
-64.9738
-64.9738
-64.9738
-64.9738
-64.9738
-64.9738
-64.9738
-64.9738
-64.9738
-64.9738
-64.9738
-64.9738
-64.9738
-64.9738
-64.9738
-64.9738
-64.9738
-64.9738
-64.9738
-64.9738
-64.9738
-64.9738
-64.9738
-64.9737
-64.9737
-64.9737
-64.9737
-64.9737
-64.9737
-64.9737
-64.9737
-64.9737
-64.9737
-64.9737
-64.9737
-64.9737
-64.9737
-64.9737
-64.9737
-64.9737
-64.9737
-64.9737
-64.9737
-64.9737
-64.9737
-64.9737
-64.9737
-64.9737
-64.9737
-64.9737
-64.9737
-64.9737
-64.9737
-64.9737
-64.9737
-64.9737
-64.9737
-64.9737
-64.9737
-64.9737
-64.9737
-64.9737
-64.9737
-64.9737
-64.9737
-64.9737
-64.9737
-64.9737
-64.9737
-64.9737
-64.9737
-64.9737
-64.9737
-64.9737
-64.9737
-64.9737
-64.9737
-64.9737
-64.9737
-64.9737
-64.9737
-64.9737
-64.9737
-64.9737
-64.9737
-64.9737
-64.9737
-64.9737
-64.9737
-64.9737
-64.9737
-64.9737
-64.9737
-64.9737
-64.9737
-64.9737
-64.9737
-64.9737
-64.9737
-64.9737
-64.9737
-64.9737
-64.9737
-64.9737
-64.9737
-64.9737
-64.9737
-64.9737
-64.9737
-64.9737
-64.9737
-64.9737
-64.9737
-64.9737
-64.9737
-64.9737
-64.9737
-64.9737
-64.9737
-64.9737
-64.9737
-64.9737
-64.9737
-64.9737
-64.9737
-64.9737
-64.9737
-64.9737
-64.9737
-64.9737
-64.9737
-64.9737
-64.9737
-64.9737
-64.9737
-64.9737
-64.9737
-64.9737
-64.9737
-64.9737
-64.9737
-64.9737
-64.9737
-64.9737
-64.9737
-64.9737
-64.9737
-64.9737
-64.9737
-64.9737
-64.9737
-64.9737
-64.9737
-64.9736
-64.9736
-64.9736
-64.9736
-64.9736
-64.9736
-64.9736
-64.9736
-64.9736
-64.9736
-64.9736
-64.9736
-64.9736
-64.9736
-64.9736
-64.9736
-64.9736
-64.9736
-64.9736
-64.9736
-64.9736
-64.9736
-64.9736
-64.9736
-64.9736
-64.9736
-64.9736
-64.9736
-64.9736
-64.9736
-64.9736
-64.9736
-64.9736
-64.9736
-64.9736
-64.9736
-64.9736
-64.9736
-64.9736
-64.9736
-64.9736
-64.9736
-64.9736
-64.9736
-64.9736
-64.9736
-64.9736
-64.9736
-64.9736
-64.9736
-64.9736
-64.9736
-64.9736
-64.9736
-64.9736
-64.9736
-64.9736
-64.9736
-64.9736
-64.9736
-64.9736
-64.9736
-64.9736
-64.9736
-64.9736
-64.9736
-64.9736
-64.9736
-64.9736
-64.9736
-64.9736
-64.9736
-64.9736
-64.9736
-64.9736
-64.9736
-64.9736
-64.9736
-64.9736
-64.9736
-64.9736
-64.9736
-64.9736
-64.9736
-64.9736
-64.9736
-64.9736
-64.9736
-64.9736
-64.9736
-64.9736
-64.9736
-64.9736
-64.9736
-64.9736
-64.9736
-64.9736
-64.9736
-64.9736
-64.9736
-64.9736
-64.9736
-64.9736
-64.9736
-64.9736
-64.9736
-64.9736
-64.9736
-64.9736
-64.9736
-64.9736
-64.9736
-64.9736
-64.9736
-64.9736
-64.9736
-64.9736
-64.9736
-64.9736
-64.9736
-64.9736
-64.9736
-64.9736
-64.9736
-64.9736
-64.9736
-64.9736
-64.9736
-64.9736
-64.9736
-64.9736
-64.9736
-64.9736
-64.9736
-64.9736
-64.9736
-64.9736
-64.9736
-64.9736
-64.9736
-64.9736
-64.9736
-64.9736
-64.9736
-64.9736
-64.9736
-64.9736
-64.9736
-64.9736
-64.9736
-64.9736
-64.9736
-64.9736
-64.9737
-64.9737
-64.9737
-64.9737
-64.9737
-64.9737
-64.9737
-64.9737
-64.9737
-64.9737
-64.9737
-64.9737
-64.9737
-64.9737
-64.9737
-64.9737
-64.9737
-64.9737
-64.9737
-64.9737
-64.9737
-64.9737
-64.9737
-64.9737
-64.9737
-64.9737
-64.9737
-64.9737
-64.9737
-64.9737
-64.9737
-64.9737
-64.9737
-64.9737
-64.9737
-64.9737
-64.9737
-64.9737
-64.9737
-64.9737
-64.9737
-64.9737
-64.9737
-64.9737
-64.9737
-64.9737
-64.9737
-64.9737
-64.9737
-64.9737
-64.9737
-64.9737
-64.9737
-64.9737
-64.9737
-64.9737
-64.9737
-64.9737
-64.9737
-64.9737
-64.9737
-64.9737
-64.9737
-64.9737
-64.9737
-64.9737
-64.9737
-64.9737
-64.9737
-64.9737
-64.9737
-64.9737
-64.9737
-64.9737
-64.9737
-64.9737
-64.9737
-64.9737
-64.9737
-64.9737
-64.9737
-64.9737
-64.9737
-64.9737
-64.9737
-64.9737
-64.9737
-64.9737
-64.9737
-64.9737
-64.9737
-64.9737
-64.9737
-64.9737
-64.9737
-64.9737
-64.9737
-64.9737
-64.9737
-64.9737
-64.9737
-64.9737
-64.9737
-64.9737
-64.9737
-64.9737
-64.9737
-64.9737
-64.9737
-64.9737
-64.9737
-64.9737
-64.9737
-64.9737
-64.9737
-64.9737
-64.9737
-64.9737
-64.9737
-64.9737
-64.9737
-64.9737
-64.9737
-64.9737
-64.9737
-64.9737
-64.9737
-64.9737
-64.9737
-64.9737
-64.9737
-64.9737
-64.9737
-64.9737
-64.9737
-64.9737
-64.9737
-64.9737
-64.9737
-64.9737
-64.9737
-64.9737
-64.9737
-64.9737
-64.9737
-64.9737
-64.9737
-64.9737
-64.9737
-64.9737
-64.9737
-64.9737
-64.9737
-64.9737
-64.9737
-64.9737
-64.9737
-64.9737
-64.9737
-64.9737
-64.9737
-64.9737
-64.9737
-64.9737
-64.9737
-64.9737
-64.9737
-64.9737
-64.9737
-64.9737
-64.9737
-64.9737
-64.9737
-64.9737
-64.9737
-64.9737
-64.9737
-64.9737
-64.9737
-64.9737
-64.9737
-64.9737
-64.9737
-64.9737
-64.9737
-64.9737
-64.9737
-64.9737
-64.9737
-64.9737
-64.9737
-64.9737
-64.9737
-64.9737
-64.9737
-64.9737
-64.9737
-64.9737
-64.9737
-64.9737
-64.9737
-64.9737
-64.9737
-64.9737
-64.9737
-64.9737
-64.9737
-64.9737
-64.9737
-64.9737
-64.9737
-64.9737
-64.9737
-64.9737
-64.9737
-64.9737
-64.9737
-64.9737
-64.9737
-64.9737
-64.9737
-64.9737
-64.9737
-64.9737
-64.9737
-64.9737
-64.9737
-64.9737
-64.9737
-64.9737
-64.9737
-64.9737
-64.9737
-64.9737
-64.9737
-64.9737
-64.9737
-64.9737
-64.9737
-64.9737
-64.9737
-64.9737
-64.9737
-64.9737
-64.9737
-64.9737
-64.9737
-64.9737
-64.9737
-64.9737
-64.9737
-64.9737
-64.9737
-64.9737
-64.9737
-64.9737
-64.9737
-64.9737
-64.9737
-64.9737
-64.9737
-64.9737
-64.9737
-64.9737
-64.9737
-64.9737
-64.9737
-64.9737
-64.9737
-64.9737
-64.9737
-64.9737
-64.9737
-64.9737
-64.9737
-64.9737
-64.9737
-64.9737
-64.9737
-64.9737
-64.9737
-64.9737
-64.9737
-64.9737
-64.9737
-64.9737
-64.9737
-64.9737
-64.9737
-64.9737
-64.9737
-64.9737
-64.9737
-64.9737
-64.9737
-64.9737
-64.9737
-64.9737
-64.9737
-64.9737
-64.9737
-64.9737
-64.9737
-64.9737
-64.9737
-64.9737
-64.9737
-64.9737
-64.9737
-64.9737
-64.9737
-64.9737
-64.9737
-64.9737
-64.9737
-64.9737
-64.9737
-64.9737
-64.9737
-64.9737
-64.9737
-64.9737
-64.9737
-64.9737
-64.9737
-64.9737
-64.9737
-64.9737
-64.9737
-64.9737
-64.9737
-64.9737
-64.9737
-64.9737
-64.9737
-64.9737
-64.9737
-64.9737
-64.9737
-64.9737
-64.9737
-64.9737
-64.9737
-64.9737
-64.9737
-64.9737
-64.9737
-64.9737
-64.9737
-64.9737
-64.9737
-64.9737
-64.9737
-64.9737
-64.9737
-64.9737
-64.9737
-64.9737
-64.9737
-64.9737
-64.9737
-64.9737
-64.9737
-64.9737
-64.9737
-64.9737
-64.9737
-64.9737
-64.9737
-64.9737
-64.9737
-64.9737
-64.9737
-64.9737
-64.9737
-64.9737
-64.9737
-64.9737
-64.9737
-64.9737
-64.9737
-64.9737
-64.9737
-64.9737
-64.9737
-64.9737
-64.9737
-64.9737
-64.9737
-64.9737
-64.9737
-64.9737
-64.9737
-64.9737
-64.9737
-64.9737
-64.9737
-64.9737
-64.9737
-64.9737
-64.9737
-64.9737
-64.9737
-64.9737
-64.9737
-64.9737
-64.9737
-64.9737
-64.9737
-64.9737
-64.9737
-64.9737
-64.9737
-64.9737
-64.9737
-64.9737
-64.9737
-64.9737
-64.9737
-64.9737
-64.9737
-64.9737
-64.9737
-64.9737
-64.9737
-64.9737
-64.9737
-64.9737
-64.9737
-64.9737
-64.9737
-64.9737
-64.9737
-64.9737
-64.9737
-64.9737
-64.9737
-64.9737
-64.9737
-64.9737
-64.9737
-64.9737
-64.9737
-64.9737
-64.9737
-64.9737
-64.9737
-64.9737
-64.9737
-64.9737
-64.9737
-64.9737
-64.9737
-64.9737
-64.9737
-64.9737
-64.9737
-64.9737
-64.9737
-64.9737
-64.9737
-64.9737
-64.9737
-64.9737
-64.9737
-64.9737
-64.9737
-64.9737
-64.9737
-64.9737
-64.9737
-64.9737
-64.9737
-64.9737
-64.9737
-64.9737
-64.9737
-64.9737
-64.9737
-64.9737
-64.9737
-64.9737
-64.9737
-64.9737
-64.9737
-64.9737
-64.9737
-64.9737
-64.9737
-64.9737
-64.9737
-64.9737
-64.9737
-64.9737
-64.9737
-64.9737
-64.9737
-64.9737
-64.9737
-64.9737
-64.9737
-64.9737
-64.9737
-64.9737
-64.9737
-64.9737
-64.9737
-64.9737
-64.9737
-64.9737
-64.9737
-64.9737
-64.9737
-64.9737
-64.9737
-64.9737
-64.9737
-64.9737
-64.9737
-64.9737
-64.9737
-64.9737
-64.9737
-64.9737
-64.9737
-64.9737
-64.9737
-64.9737
-64.9737
-64.9737
-64.9737
-64.9737
-64.9737
-64.9737
-64.9737
-64.9737
-64.9737
-64.9737
-64.9737
-64.9737
-64.9737
-64.9737
-64.9737
-64.9737
-64.9737
-64.9737
-64.9737
-64.9737
-64.9737
-64.9737
-64.9737
-64.9737
-64.9737
-64.9737
-64.9737
-64.9737
-64.9737
-64.9737
-64.9737
-64.9737
-64.9737
-64.9737
-64.9737
-64.9737
-64.9737
-64.9737
-64.9737
-64.9737
-64.9737
-64.9737
-64.9737
-64.9737
-64.9737
-64.9737
-64.9737
-64.9737
-64.9737
-64.9737
-64.9737
-64.9737
-64.9737
-64.9737
-64.9737
-64.9737
-64.9737
-64.9737
-64.9737
-64.9737
-64.9737
-64.9737
-64.9737
-64.9737
-64.9737
-64.9737
-64.9737
-64.9737
-64.9737
-64.9737
-64.9737
-64.9737
-64.9737
-64.9737
-64.9737
-64.9737
-64.9737
-64.9737
-64.9737
-64.9737
-64.9737
-64.9737
-64.9737
-64.9737
-64.9737
-64.9737
-64.9737
-64.9737
-64.9737
-64.9737
-64.9737
-64.9737
-64.9737
-64.9737
-64.9737
-64.9737
-64.9737
-64.9737
-64.9737
-64.9737
-64.9737
-64.9737
-64.9737
-64.9737
-64.9737
-64.9737
-64.9737
-64.9737
-64.9737
-64.9737
-64.9737
-64.9737
-64.9737
-64.9737
-64.9737
-64.9737
-64.9737
-64.9737
-64.9737
-64.9737
-64.9737
-64.9737
-64.9737
-64.9737
-64.9737
-64.9737
-64.9737
-64.9737
-64.9737
-64.9737
-64.9737
-64.9737
-64.9737
-64.9737
-64.9737
-64.9737
-64.9737
-64.9737
-64.9737
-64.9737
-64.9737
-64.9737
-64.9737
-64.9737
-64.9737
-64.9737
-64.9737
-64.9737
-64.9737
-64.9737
-64.9737
-64.9737
-64.9737
-64.9737
-64.9737
-64.9737
-64.9737
-64.9737
-64.9737
-64.9737
-64.9737
-64.9737
-64.9737
-64.9737
-64.9737
-64.9737
-64.9737
-64.9737
-64.9737
-64.9737
-64.9737
-64.9737
-64.9737
-64.9737
-64.9737
-64.9737
-64.9737
-64.9737
-64.9737
-64.9737
-64.9737
-64.9737
-64.9737
-64.9737
-64.9737
-64.9737
-64.9737
-64.9737
-64.9737
-64.9737
-64.9737
-64.9737
-64.9737
-64.9737
-64.9737
-64.9737
-64.9737
-64.9737
-64.9737
-64.9737
-64.9737
-64.9737
-64.9737
-64.9737
-64.9737
-64.9737
-64.9737
-64.9737
-64.9737
-64.9737
-64.9737
-64.9737
-64.9737
-64.9737
-64.9737
-64.9737
-64.9737
-64.9737
-64.9737
-64.9737
-64.9737
-64.9737
-64.9737
-64.9737
-64.9737
-64.9737
-64.9737
-64.9737
-64.9737
-64.9737
-64.9737
-64.9737
-64.9737
-64.9737
-64.9737
-64.9737
-64.9737
-64.9737
-64.9737
-64.9737
-64.9737
-64.9737
-64.9737
-64.9737
-64.9737
-64.9737
-64.9737
-64.9737
-64.9737
-64.9737
-64.9737
-64.9737
-64.9737
-64.9737
-64.9737
-64.9737
-64.9737
-64.9737
-64.9737
-64.9737
-64.9737
-64.9737
-64.9737
-64.9737
-64.9737
-64.9737
-64.9737
-64.9737
-64.9737
-64.9737
-64.9737
-64.9737
-64.9737
-64.9737
-64.9737
-64.9737
-64.9737
-64.9737
-64.9737
-64.9737
-64.9737
-64.9737
-64.9737
-64.9737
-64.9737
-64.9737
-64.9737
-64.9737
-64.9737
-64.9737
-64.9737
-64.9737
-64.9737
-64.9737
-64.9737
-64.9737
-64.9737
-64.9737
-64.9737
-64.9737
-64.9737
-64.9737
-64.9737
-64.9737
-64.9737
-64.9737
-64.9737
-64.9737
-64.9737
-64.9737
-64.9737
-64.9737
-64.9737
-64.9737
-64.9737
-64.9737
-64.9737
-64.9737
-64.9737
-64.9737
-64.9737
-64.9737
-64.9737
-64.9737
-64.9737
-64.9737
-64.9737
-64.9737
-64.9737
-64.9737
-64.9737
-64.9737
-64.9737
-64.9737
-64.9737
-64.9737
-64.9737
-64.9737
-64.9737
-64.9737
-64.9737
-64.9737
-64.9737
-64.9737
-64.9737
-64.9737
-64.9737
-64.9737
-64.9737
-64.9737
-64.9737
-64.9737
-64.9737
-64.9737
-64.9737
-64.9737
-64.9737
-64.9737
-64.9737
-64.9737
-64.9737
-64.9737
-64.9737
-64.9737
-64.9737
-64.9737
-64.9737
-64.9737
-64.9737
-64.9737
-64.9737
-64.9737
-64.9737
-64.9737
-64.9737
-64.9737
-64.9737
-64.9737
-64.9737
-64.9737
-64.9737
-64.9737
-64.9737
-64.9737
-64.9737
-64.9737
-64.9737
-64.9737
-64.9737
-64.9737
-64.9737
-64.9737
-64.9737
-64.9737
-64.9737
-64.9737
-64.9737
-64.9737
-64.9737
-64.9737
-64.9737];

plot(x,y);

title('Neuron Simulation Lab')
xlabel('time (ms)')
ylabel('Membrane Voltage(mV)')

 function createfigure(X1, Y1)
%CREATEFIGURE(X1, Y1)
%  X1:  vector of x data
%  Y1:  vector of y data

%  Auto-generated by MATLAB on 25-Sep-2017 11:32:54

% Create figure
figure1 = figure;

% Create axes
axes1 = axes('Parent',figure1);
hold(axes1,'on');

% Create plot
plot(X1,Y1);

% Create xlabel
xlabel('time (ms)');

% Create title
title('Neuron Simulation Lab');

% Create ylabel
ylabel('Membrane Voltage(mV)');

box(axes1,'on');
% Create rectangle
annotation(figure1,'rectangle',...
    [0.131357142857143 0.107142857142857 0.0722142857142857 0.81428571428572],...
    'Color',[1 0 0],...
    'LineWidth',1);

% Create textbox
annotation(figure1,'textbox',...
    [0.54125 0.676168186917711 0.17 0.0677710843373495],...
    'String',{'Relative Refractory Period'});

% Create textarrow
annotation(figure1,'textarrow',[0.16125 0.1775],...
    [0.951807228915663 0.840361445783133],...
    'String',{'Absolute Refractory Period'});

% Create rectangle
annotation(figure1,'rectangle',...
    [0.205107142857143 0.10588066551922 0.699 0.811904761904762],...
    'Color',[0 0 1],...
    'LineWidth',1);
 end

